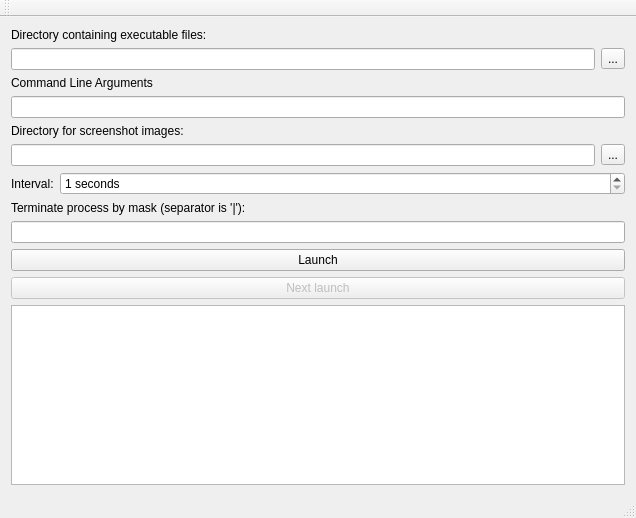
<?xml version="1.0" encoding="UTF-8"?>
<ui version="4.0">
 <class>MainWindow</class>
 <widget class="QMainWindow" name="MainWindow">
  <property name="geometry">
   <rect>
    <x>0</x>
    <y>0</y>
    <width>636</width>
    <height>518</height>
   </rect>
  </property>
  <property name="windowTitle">
   <string>MainWindow</string>
  </property>
  <widget class="QWidget" name="centralWidget">
   <layout class="QVBoxLayout" name="verticalLayout_2">
    <item>
     <layout class="QVBoxLayout" name="verticalLayout">
      <item>
       <widget class="QLabel" name="exeFilesLabel">
        <property name="text">
         <string>Directory containing executable files:</string>
        </property>
       </widget>
      </item>
      <item>
       <layout class="QHBoxLayout" name="horizontalLayout_2">
        <item>
         <widget class="QLineEdit" name="pathToExeFilesLineEdit"/>
        </item>
        <item>
         <widget class="QToolButton" name="pathToExeFilesToolButton">
          <property name="text">
           <string>...</string>
          </property>
         </widget>
        </item>
       </layout>
      </item>
      <item>
       <widget class="QLabel" name="argumentsLabel">
        <property name="text">
         <string>Command Line Arguments</string>
        </property>
       </widget>
      </item>
      <item>
       <layout class="QVBoxLayout" name="verticalLayout_3">
        <item>
         <widget class="QLineEdit" name="commandLineArgumentsLineEdit"/>
        </item>
       </layout>
      </item>
      <item>
       <widget class="QLabel" name="ScreenShotDirLabel">
        <property name="text">
         <string>Directory for screenshot images:</string>
        </property>
       </widget>
      </item>
      <item>
       <layout class="QHBoxLayout" name="horizontalLayout_3">
        <item>
         <widget class="QLineEdit" name="pathToScreenShotsLineEdit"/>
        </item>
        <item>
         <widget class="QToolButton" name="pathToScreenShotsToolButton">
          <property name="text">
           <string>...</string>
          </property>
         </widget>
        </item>
       </layout>
      </item>
      <item>
       <layout class="QHBoxLayout" name="horizontalLayout">
        <item>
         <widget class="QLabel" name="intervalLabel">
          <property name="text">
           <string>Interval:</string>
          </property>
         </widget>
        </item>
        <item>
         <widget class="QSpinBox" name="timeOutSpinBox">
          <property name="sizePolicy">
           <sizepolicy hsizetype="Expanding" vsizetype="Fixed">
            <horstretch>0</horstretch>
            <verstretch>0</verstretch>
           </sizepolicy>
          </property>
          <property name="suffix">
           <string> seconds</string>
          </property>
          <property name="minimum">
           <number>1</number>
          </property>
          <property name="maximum">
           <number>999</number>
          </property>
         </widget>
        </item>
       </layout>
      </item>
      <item>
       <widget class="QLabel" name="TerminateProcessByMaskLabel">
        <property name="text">
         <string>Terminate process by mask (separator is '|'):</string>
        </property>
       </widget>
      </item>
      <item>
       <layout class="QHBoxLayout" name="horizontalLayout_4">
        <item>
         <widget class="QLineEdit" name="TerminateProcessByMaskLineEdit"/>
        </item>
       </layout>
      </item>
      <item>
       <widget class="QPushButton" name="LaunchPushButton">
        <property name="text">
         <string>Launch</string>
        </property>
       </widget>
      </item>
      <item>
       <widget class="QPushButton" name="NextLaunchPushButton">
        <property name="enabled">
         <bool>false</bool>
        </property>
        <property name="text">
         <string>Next launch</string>
        </property>
       </widget>
      </item>
      <item>
       <widget class="QTextEdit" name="resultTextEdit"/>
      </item>
     </layout>
    </item>
   </layout>
  </widget>
  <widget class="QMenuBar" name="menuBar">
   <property name="geometry">
    <rect>
     <x>0</x>
     <y>0</y>
     <width>636</width>
     <height>21</height>
    </rect>
   </property>
  </widget>
  <widget class="QToolBar" name="mainToolBar">
   <attribute name="toolBarArea">
    <enum>TopToolBarArea</enum>
   </attribute>
   <attribute name="toolBarBreak">
    <bool>false</bool>
   </attribute>
  </widget>
  <widget class="QStatusBar" name="statusBar"/>
 </widget>
 <layoutdefault spacing="6" margin="11"/>
 <resources/>
 <connections/>
</ui>
